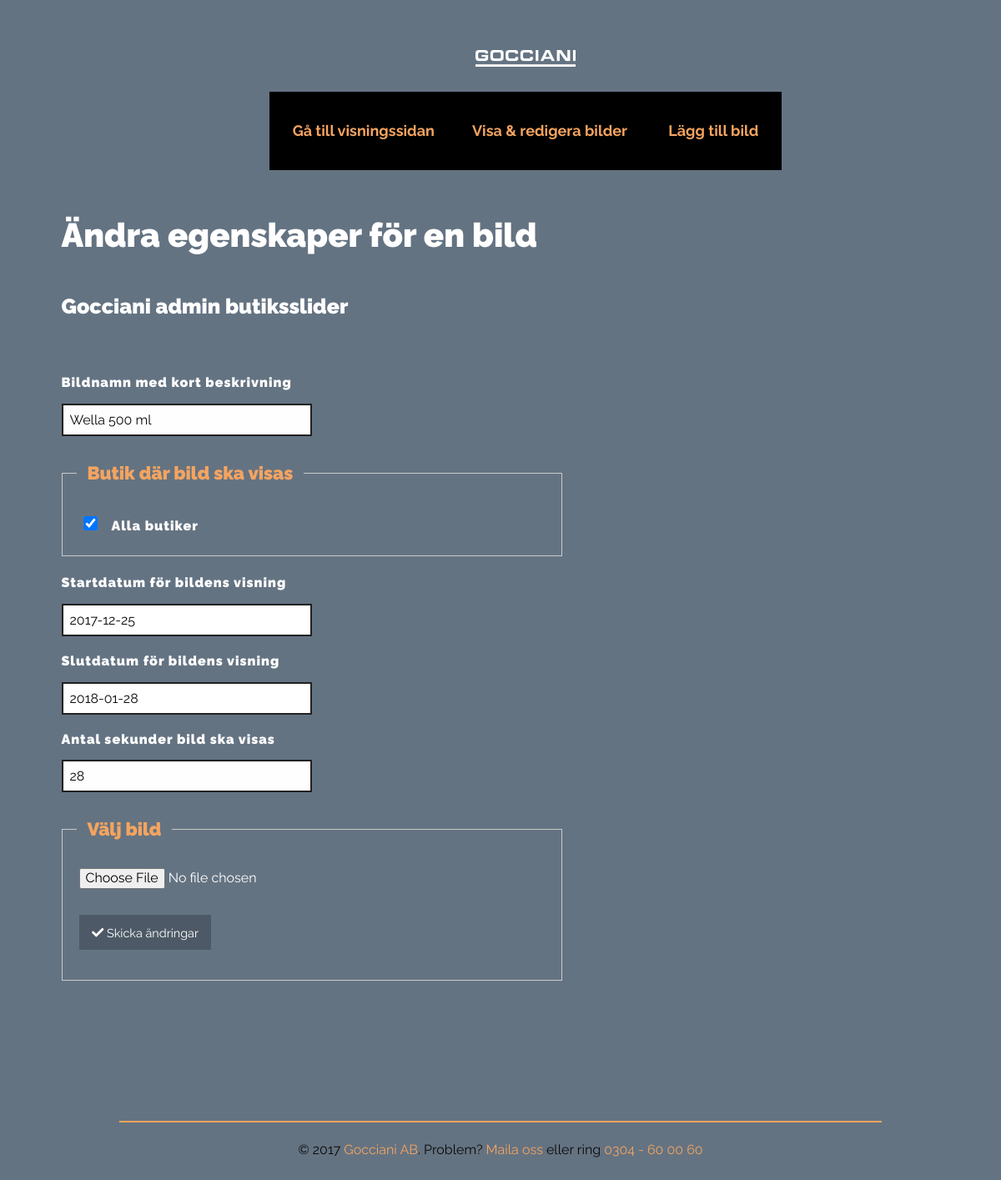
Page /edit-image.php?id=24 on the committed database.
### tables this page shows
CREATE TABLE `images` (
  `image_id` int(11) UNSIGNED NOT NULL,
  `title` varchar(255) DEFAULT NULL,
  `path` text,
  `filename` varchar(100) DEFAULT NULL,
  `display_start_date` varchar(10) DEFAULT NULL,
  `display_end_date` varchar(10) DEFAULT NULL,
  `display_delay` int(11) UNSIGNED DEFAULT NULL,
  `upload_date` varchar(10) DEFAULT NULL
);

CREATE TABLE `shops` (
  `shop_id` int(11) UNSIGNED NOT NULL,
  `city` varchar(100) DEFAULT NULL
);

### edit-image.php (the view, shortened to what this page needs)
<?php
include 'inc/connection.php';
$sql = 'SELECT
            shop_id,
            city
        FROM shops';
$statement = $pdo->prepare($sql);
$statement->execute();
$shops = $statement->fetchAll();
if (isset($_POST['submitButton'])) {
    $imageId = $_POST['id'];
    $imageTitle = isset($_POST['imageTitle']) ? $_POST['imageTitle'] : '';
    $displayStartDate = isset($_POST['displayStartDate']) ? $_POST['displayStartDate'] : '';
    $displayEndDate = isset($_POST['displayEndDate']) ? $_POST['displayEndDate'] : '';
    $displayDelay = isset($_POST['displayDelay']) ? $_POST['displayDelay'] : 0;
    $selectedShops = isset($_POST['shops']) ? $_POST['shops'] : [];
    if (!$selectedShops) {
        $errors[] = 'OBS! Ange minst en (eller alla) butik..';
    }
    if (empty($displayStartDate)) {
        $errors[] = 'OBS! Sätt startdatum';
    }
    if (empty($displayEndDate)) {
        $errors[] = 'OBS! Sätt sista dautum.';
    }
    if (empty($displayDelay)) {
        $errors[] = 'OBS! Ange i sekunder hur länge bilden ska visas';
    }
    $imagePath = '';
    $imageFilename = '';
    if (!empty($_FILES)) {
        if (isset($_FILES['file']['error'])) {
            if ($_FILES['file']['error'] === UPLOAD_ERR_NO_FILE) {
                $errors[] = 'No file provided.';
            } elseif ($_FILES['file']['error'] === UPLOAD_ERR_OK) {
                if ($_FILES['file']['size'] <= UPLOAD_MAX_FILE_SIZE) {
                    $imageFilename = basename($_FILES['file']['name']);
                    $imageType = $_FILES['file']['type'];
                    $imageTmpName = $_FILES['file']['tmp_name'];
                    $imagePath = rtrim(UPLOAD_DIR, '/') . '/' . $imageFilename;
                    if (in_array($imageType, UPLOAD_ALLOWED_MIME_TYPES)) {
                        if (!move_uploaded_file($imageTmpName, $imagePath)) {
                            $errors[] = 'Vänligen försök igen. Ett fel uppstod..';
                        }
                    } else {
                        $errors[] = 'Bara JPG, JPEG, PNG och GIF är tillåtna.';
                    }
                } else {
                    $errors[] = 'F.';
                }
            }
        }
    }
    if (!isset($errors)) {
        $sql = 'UPDATE images
                SET
                    title = :title,
                    path = :path,
                    filename = :filename,
                    display_start_date = :display_start_date,
                    display_end_date = :display_end_date,
                    display_delay = :display_delay,
                    upload_date = :upload_date
                WHERE image_id = :image_id';
        $statement = $pdo->prepare($sql);
        $statement->execute([
            ':title' => $imageTitle,
            ':path' => $imagePath,
            ':filename' => $imageFilename,
            ':display_start_date' => $displayStartDate,
            ':display_end_date' => $displayEndDate,
            ':display_delay' => $displayDelay,
            ':upload_date' => date('Y-m-d'),
            ':image_id' => $imageId,
        ]);
        foreach ($shops as $shop) {
            $shopId = $shop['shop_id'];
            $sql = 'SELECT COUNT(*)
                    FROM images_shops
                    WHERE
                        image_id = :image_id
                        AND shop_id = :shop_id';
            $bindings = [
                ':image_id' => $imageId,
                ':shop_id' => $shopId,
            ];
            $statement = $pdo->prepare($sql);
            $statement->execute($bindings);
            $shopExists = $statement->fetchColumn(0) > 0;
            if (!in_array($shopId, $selectedShops)) {
                if ($shopExists) {
                    $sql = 'DELETE FROM images_shops
                            WHERE
                                image_id = :image_id
                                AND shop_id = :shop_id';
                    $statement = $pdo->prepare($sql);
                    $statement->execute($bindings);
                }
            } else {
                if (!$shopExists) {
                    $sql = 'INSERT INTO images_shops (
                                image_id,
                                shop_id
                            ) VALUES (
                                :image_id,
                                :shop_id
                            )';
                    $statement = $pdo->prepare($sql);
                    $statement->execute($bindings);
                }
            }
        }
        $imageSavedFlag = TRUE;
    }
} else {
    if (!isset($_GET['id']) || empty($_GET['id']) || !is_numeric($_GET['id'])) {
        $errors[] = 'HITTADE INTE FILEN!';
    } else {
        $imageId = $_GET['id'];
        $sql = 'SELECT *
                FROM images
                WHERE image_id = :image_id
                LIMIT 1';
        $statement = $pdo->prepare($sql);
        $statement->execute([
            ':image_id' => $imageId,
        ]);
        $image = $statement->fetchAll();
        if (!$image) {
            $errors[] = 'HITTADE INTE FILEN!';
        } else {
            $image = $image[0];
            $imageTitle = $image['title'];
            $displayStartDate = $image['display_start_date'];
            $displayEndDate = $image['display_end_date'];
            $displayDelay = $image['display_delay'];
            $sql = 'SELECT shop_id
                    FROM images_shops
                    WHERE image_id = :image_id';
            $statement = $pdo->prepare($sql);
            $statement->execute([
                ':image_id' => $imageId,
            ]);
            $fetchedShops = $statement->fetchAll();
            $selectedShops = [];
            if ($fetchedShops) {
                foreach ($fetchedShops as $fetchedShop) {
                    $selectedShops[] = $fetchedShop['shop_id'];
                }
            }
        }
    }
}
?>
<html>
    <head>
        <?php require 'inc/head-resources.php'; ?>
    </head>
    <body>
        <?php require 'inc/header.php'; ?>
        <div class="row">
            <div class="small-12 columns">
                <h2>Ändra egenskaper för en bild</h2>
                <h4>Gocciani admin butiksslider</h4>
            </div>
        </div>
        <div class="row">
            <div class="small-12 columns">
                <?php
                if (!isset($errors)) {
                    ?>
                    <form action="" method="post" enctype="multipart/form-data">
                        <div class="small-12 cell">
                            <label for="imageTitle">Bildnamn med kort beskrivning</label>
                            <input type="text" name="imageTitle" id="imageTitle" placeholder="Wella Conditioner 500ml" value="<?php echo isset($imageTitle) ? $imageTitle : ''; ?>" required>
                        </div>
                        <div class="small-12 cell">
                            <fieldset class="small-12 cell fieldset">
                                <legend>Butik där bild ska visas</legend>
                                <?php
                                foreach ($shops as $shop) {
                                    $shopId = $shop['shop_id'];
                                    $shopCity = $shop['city'];
                                    $checked = isset($selectedShops) && in_array($shopId, $selectedShops) ? 'checked' : '';
                                    ?>
                                    <input type="checkbox" name="shops[]" id="shop<?php echo $shopId; ?>" value="<?php echo $shopId; ?>" <?php echo $checked; ?>>
                                    <label for="shop<?php echo $shopId; ?>">
                                        <?php echo $shopCity; ?>
                                    </label>
                                    <br/>
                                    <?php
                                }
                                ?>
                            </fieldset>
                        </div>
                        <div class="small-12 cell">
                            <label for="displayStartDate">Startdatum för bildens visning</label>
                            <input type="text" class="datepicker" name='displayStartDate' id="displayStartDate" value="<?php echo isset($displayStartDate) ? $displayStartDate : ''; ?>" required placeholder="2017-12-01">
                        </div>
                        <div class="small-12 cell">
                            <label for="displayEndDate">Slutdatum för bildens visning</label>
                            <input type="text" class="datepicker" name="displayEndDate" id="displayEndDate" value="<?php echo isset($displayEndDate) ? $displayEndDate : ''; ?>" required placeholder="2018-01-01">
                        </div>
                        <div class="small-12 cell">
                            <label for="displayDelay">Antal sekunder bild ska visas</label>
                            <input type="number" name="displayDelay" id="displayDelay" value="<?php echo isset($displayDelay) ? $displayDelay : '0'; ?>" required placeholder="10">
                        </div>
                        <div class="small-12 cell">
                            <fieldset class="small-12 cell fieldset">
                                <legend>Välj bild</legend>
                                <input type="file" name="file">
                                <button type="submit" name="submitButton" id="submitButton" class="button success" title="Skicka ändringar">
                                    <i class="fa fa-check" aria-hidden="true"></i> Skicka ändringar
                                </button>
                            </fieldset>
                        </div>
                    </form>
                    <?php
                }
                ?>
            </div>
        </div>
        <?php require 'inc/footer.php'; ?>
    </body>
</html>

### css/custom.css (style rules this page uses)
legend { border-spacing: 10px; font-size: 22px; font-weight: 900; color: sandybrown!important; }
button.success { background-color: #07ef5b; color: #fff; }
fieldset { border: 3px solid sandybrown; width: auto; }
input[type=checkbox] { background-color: green!important; }
input[type='text'], input[type='number'] { border: 2px solid #222 !important; }
h1, h2, h3, h4, h5, h6, { padding: 6px; }
input[type=file] { padding-right: 20px; height: 40px; font-family: "Raleway", "Helvetica Neue", Helvetica, Roboto, Arial, sans-serif !important; color: #fff; }
label { color: #fff; }

### rows in the picture
images: imageTitle "Wella 500 ml", displayStartDate "2017-12-25", displayEndDate "2018-01-28", displayDelay "28"
shops: city "Alla butiker"
